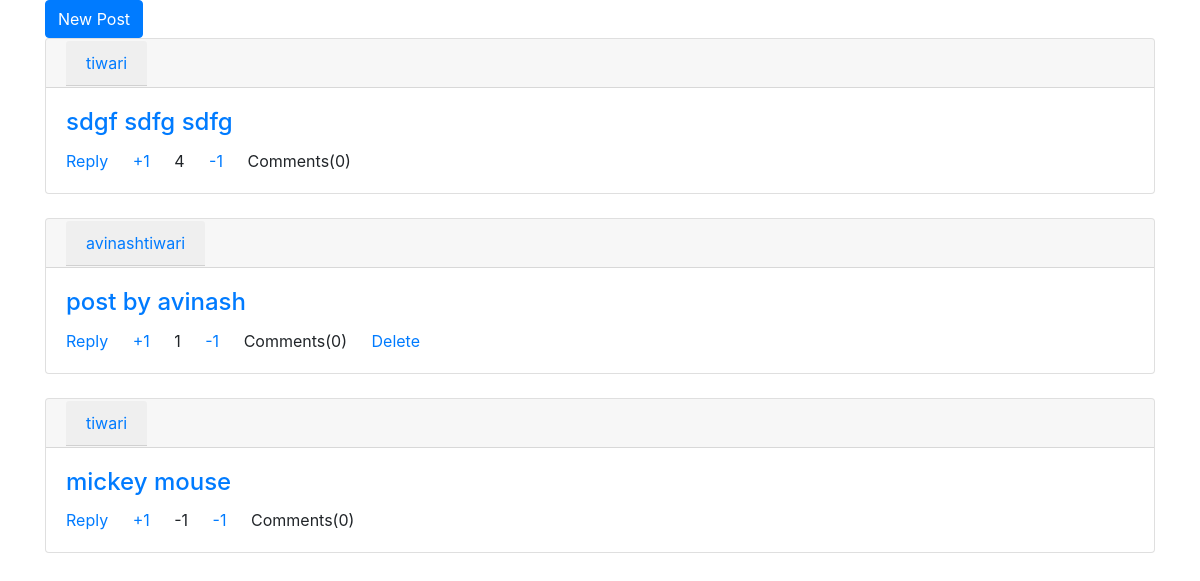
Page /board/1 (signed in) on the earlier database version.
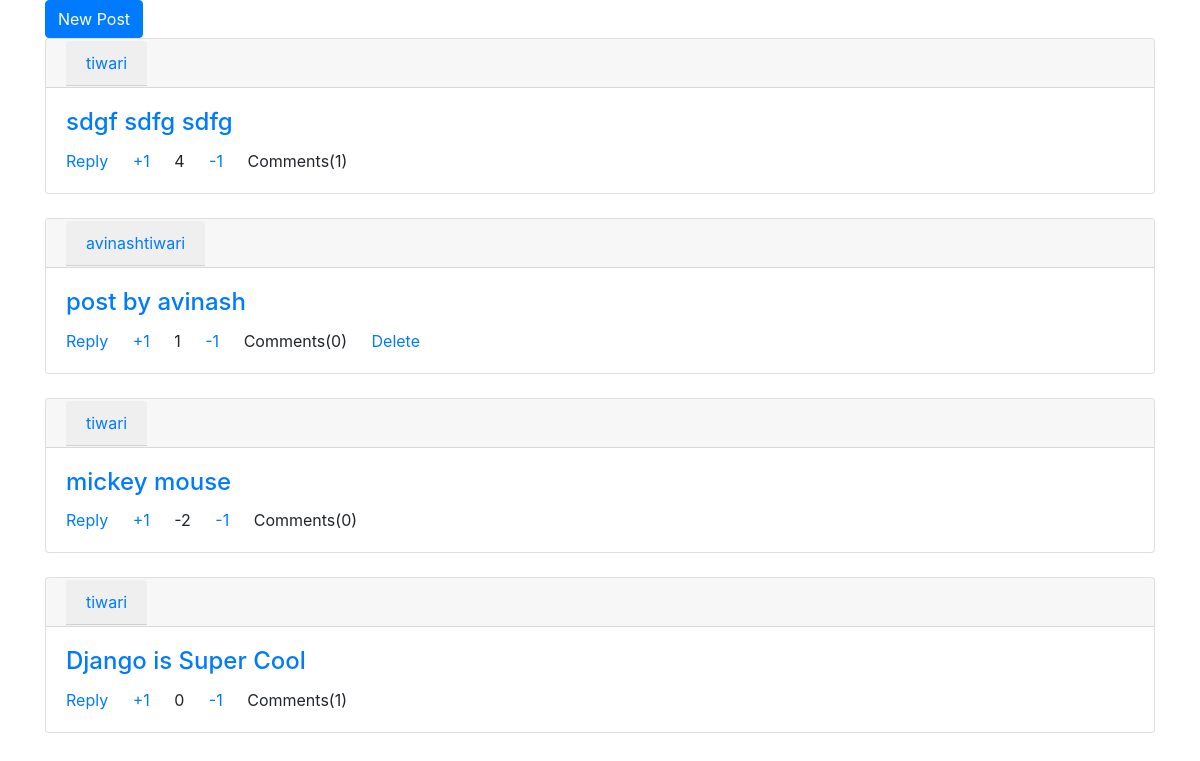
Same page on the later database version.
### boards/models.py (models this page shows, shortened)
class Posts(models.Model):
    board=models.ForeignKey(SubReddits,on_delete=models.CASCADE,related_name='PostBoard')
    text = models.CharField(max_length=200)
    detail = models.TextField()
    created_at = models.DateField(auto_now_add=True)
    author=models.CharField(max_length=200,default='')

### boards/views.py (the view)
# urls.py: path('board/<int:id>', views.BoardView,name='board'),
@login_required
def BoardView(request,id):
    s = SubReddits.objects.get(id=id)
    p=s.PostBoard.all()
    dv={}
    for i in p:
        vote=0
        for j in i.VotePost.all():
            vote+=j.value
        dv[i.id]=vote
    dc={}
    for i in p:
        c=0
        for j in i.CommentPost.all():
            c+=1
        dc[i.id]=c
    return render(request, 'Board.html', {'posts': SubReddits.objects.get(id=id),'vote':dv,'com':dc})

### templates/Board.html (shortened to what this page needs)
{%extends 'base.html' %}
{% block content %}
    <a href="{%url 'new_post' posts.id%}" class="btn btn-primary">New Post</a>
    {%for i in posts.PostBoard.all%}
            <div class="card">
                <div class="card-header">
                    <a href="" class="card-header">{{i.author}}</a>
                </div>
                <div class="card-body">
                    <h4 class='card-title'><a href="{%url 'post' i.id%}">{{i.text}}</a></h4>
                    <a href="{%url 'post_comment' i.id%}" class="card-link">Reply</a>
                    <a href="{%url 'post_vote' i.id '1' 'p' posts.id%}" class="card-link">+1</a>
                    {%for k,v in vote.items%}
                        {%if k == i.id%}
                            <span class='card-link'>{{v}}</span>
                        {%endif%}
                    {%endfor%}
                    <a href="{%url 'post_vote' i.id '-1' 'p' posts.id%}" class="card-link">-1</a>
                    {%for k,v in com.items%}
                        {%if k == i.id%}
                            <span class='card-link'>Comments({{v}})</span>
                        {%endif%}
                    {%endfor%}
                    {%if i.author == user.username %}
                        <a href="{%url 'post_delete' i.id posts.id 'p'%}" class="card-link">Delete</a>
                    {%endif%}
                </div>
            </div>
        <br>
    {%endfor%}
{% endblock %}

Differences in the rows shown:
added Posts: author "tiwari", text "Django is Super Cool", vote "0", com "1"
Other differences:
new list line: "Comments( 1 )"
new list line: "-2"
list line gone: "Comments( 0 )"
list line gone: "-1"
